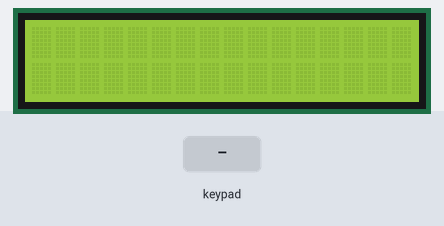
Bench run of a sketch on a simulated ESP32. Shown: 16×2 character LCD. The test bench sets the inputs (shaded band).

Above: at 1.2 s.
1.3 s: keypad keys 1 3 1 2 1 4 2 7 pressed 0.4 s apart
At 2.8 s:
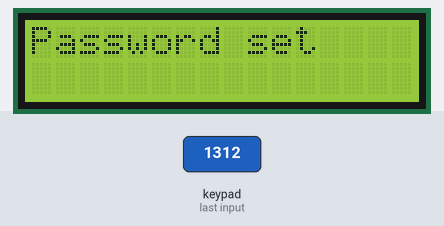
6.0 s: keypad keys 1 3 1 2 1 4 2 7 # pressed 0.4 s apart
At 7.9 s:
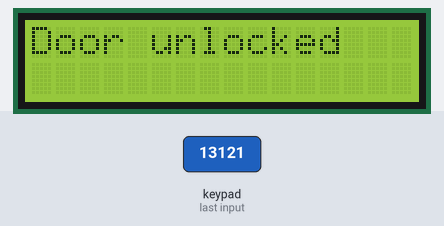
11.1 s: keypad keys * * * * pressed 0.4 s apart
At 15.4 s:
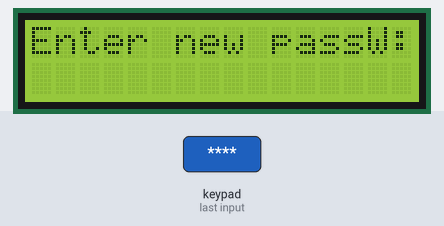
15.7 s: key '1' pressed
At 16.4 s:
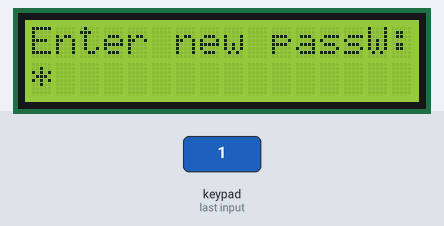
17.2 s: key '2' pressed
At 17.8 s:
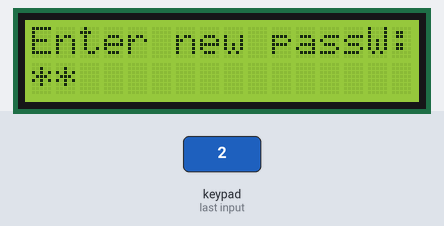
Timing chart, 0 to 19.7 s (numbered marks = the images above; inputs shaded):
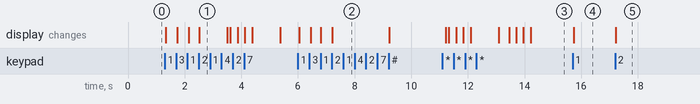

The sketch:

ESP32_CODE.ino
```cpp
#include <LiquidCrystal.h>
#include <Keypad.h>
#include <EEPROM.h>
#include <EMailSender.h>
#include <WiFi.h>

const char* ssid = "wifi name";
const char* pass = "wifi password";

EMailSender emailSend("sender mail id", "App password");


// Door Lock variables
String password = "";   // the user defined password
String input = "";      // the user's input
bool unlocked = false;  // whether the door is unlocked or not
byte count = 0;         // represents no of elements entered for displaying each as '*' on LCD
byte false_counter = 0; // represents no of false attempts to alert by buzzer

// Define the address in EEPROM to store the password
int address = 0;

// Define the pins for the LCD and keypad
const byte ROWS = 4, COLS = 4; // 4*4 keypad
char keys[ROWS][COLS] = {
    {'1', '2', '3', 'A'},
    {'4', '5', '6', 'B'},
    {'7', '8', '9', 'C'},
    {'*', '0', '#', 'D'}};

byte rowPins[ROWS] = {13, 12, 14, 27}; // Digital pins
byte colPins[COLS] = {26, 25, 33, 32}; // Digital pins

// Initialize the LCD and keypad
LiquidCrystal lcd(15, 2, 4, 16, 17, 5);
Keypad keypad(makeKeymap(keys), rowPins, colPins, ROWS, COLS);

void setup()
{
  Serial.begin(115200);
  lcd.begin(16, 2);         // Set up the LCD
  keypad.setDebounceTime(50); // Set up the keypad
}

void loop()
{
  doorLock();
}

void sendmail()
{
  WiFi.begin(ssid, pass);
  WiFi.setSleep(false);

  while (WiFi.status() != WL_CONNECTED) {
    delay(500);
    Serial.print(".");
  }
  Serial.println("");
  Serial.println("WiFi connected");

  EMailSender::EMailMessage message;
  message.subject = "Security Alert! ";
  message.message = "Someone has just tried to unlock the door you can access the camera from the give link\n (“ local ip of wifi which we got from cam module”)";

  EMailSender::Response resp = emailSend.send("receiver mail id", message);
}

void doorLock()
{
  char key = keypad.getKey();
  // If a key is pressed, then only add it to the input
  if (key)
  {
    if (password == "")
    {
      lcd.setCursor(0, 0);
      lcd.print("Enter new passW: ");
    }
    input += key;            // accumulate keys to input
    lcd.setCursor(count, 1); // move cursor to show each new char as secret ‘*’
    lcd.print("*");
    count++; // increment data array by 1 to store new char, also keep track of the number of chars entered
    if (key == '#')
    { // to clear input
      input = "";
      count = 0;
      if (password == "")
      {
        lcd.clear();
        lcd.setCursor(0, 0);
        lcd.print("Enter new passW: ");
      }
      else
      {
        lcd.clear();
        lcd.setCursor(0, 0);
        lcd.print("Enter password: ");
      }
      lcd.setCursor(0, 1);
      //key = keypad.getKey();
    }
  }
  // Check if the input is complete
  if (input.length() == 4)
  { // change this 4 to different values
    count = 0;
    // If the password has not been set yet, store the input as the new password
    if(input == "****")
    {
      input="";
      password="";
      lcd.clear();
      lcd.setCursor(0, 0);
      lcd.print("Enter new passW: ");
      lcd.setCursor(0,1);
    }
else if (password == "")
    {
      password = input;
      storePassword(password); // in EEPROM
      lcd.clear();
      lcd.print("Password set");
      delay(1000);
      lcd.clear();
      lcd.print("Enter password:");
      input = "";
    }
    // Otherwise, directly check if the input matches the password
    else
    {
      // If the input matches, unlock the door
      if (input == password)
      {
        unlocked = true;
        false_counter = 0;
        lcd.clear();
        lcd.print("Door unlocked");
        delay(2000);
        lcd.clear();
        lcd.print("Enter password:");
        input = ""; // make input null string again to retake input
      }
      // Otherwise, display an error message and reset the input
      else
      {
        false_counter++;
        lcd.clear();
        lcd.print("Incorrect");
        delay(1000);
        if (false_counter == 3)
        {
          lcd.clear();
          lcd.print("3 penalties");
          lcd.setCursor(0, 1);
          lcd.print("Beware");
          delay(5000);
          false_counter = 0; // reset false attempts
          sendmail();
        }
        lcd.clear();
        lcd.print("Enter password:");
        input = ""; // make input null string again to retake input
      }
      count = 0;
    }
  }
  // If the door is unlocked, display a message
  if (unlocked)
  {
    lcd.clear();
    lcd.print("Welcome!");
    delay(2000);
    lcd.clear();
    lcd.print("Enter password:");
    unlocked = false;
  }
}

// Function to store the password in EEPROM
void storePassword(String password)
{
  for (int i = 0; i < 4; i++)
  { // password length is 4
    EEPROM.write(address + i, password[i]);
  }
}
```

Measured:
- after the input at 1.3 s, the display: first changes at once (image 1 shows a later state)
- after the input at 6.0 s, the display: first changes at once (image 2 shows a later state)
- after the input at 15.7 s, the display: changes at once (image 4)
- after the input at 17.2 s, the display: changes at once (image 5)
